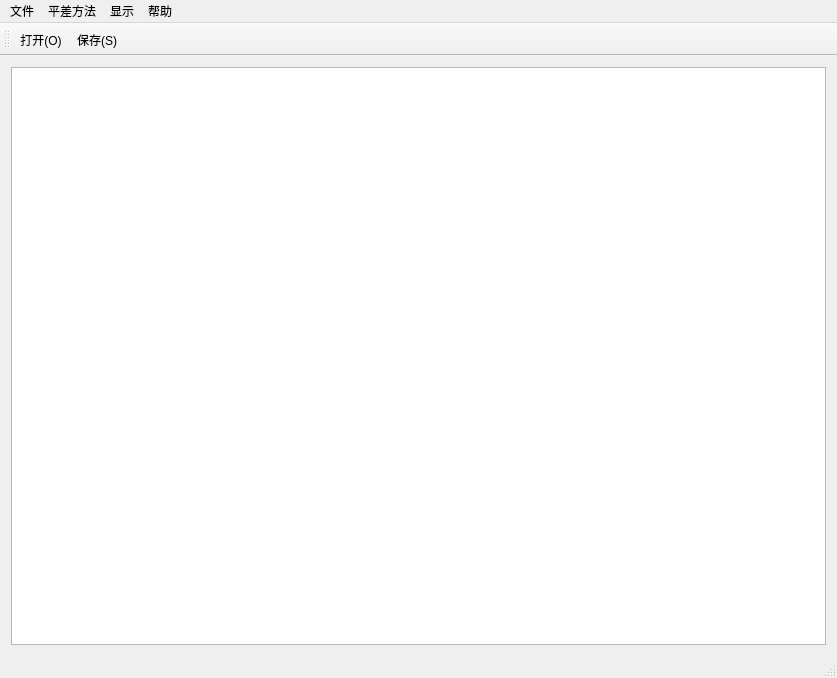
<?xml version="1.0" encoding="UTF-8"?>
<ui version="4.0">
 <class>balancing_programmClass</class>
 <widget class="QMainWindow" name="balancing_programmClass">
  <property name="geometry">
   <rect>
    <x>0</x>
    <y>0</y>
    <width>837</width>
    <height>678</height>
   </rect>
  </property>
  <property name="windowTitle">
   <string>水准网平差程序</string>
  </property>
  <widget class="QWidget" name="centralWidget">
   <layout class="QHBoxLayout" name="horizontalLayout">
    <item>
     <widget class="QTableWidget" name="tableWidget"/>
    </item>
   </layout>
  </widget>
  <widget class="QMenuBar" name="menuBar">
   <property name="geometry">
    <rect>
     <x>0</x>
     <y>0</y>
     <width>837</width>
     <height>26</height>
    </rect>
   </property>
   <widget class="QMenu" name="file">
    <property name="title">
     <string>文件</string>
    </property>
    <addaction name="action_open"/>
    <addaction name="separator"/>
    <addaction name="action_save"/>
    <addaction name="separator"/>
    <addaction name="action_close"/>
   </widget>
   <widget class="QMenu" name="method">
    <property name="title">
     <string>平差方法</string>
    </property>
    <addaction name="actioncod_adjust"/>
    <addaction name="separator"/>
    <addaction name="actionird_adjust"/>
   </widget>
   <widget class="QMenu" name="display">
    <property name="title">
     <string>显示</string>
    </property>
    <addaction name="actionori_data"/>
    <addaction name="separator"/>
    <addaction name="actionleve_network"/>
    <addaction name="separator"/>
    <addaction name="action_result"/>
   </widget>
   <widget class="QMenu" name="help">
    <property name="title">
     <string>帮助</string>
    </property>
    <addaction name="actionhelp"/>
   </widget>
   <addaction name="file"/>
   <addaction name="method"/>
   <addaction name="display"/>
   <addaction name="help"/>
  </widget>
  <widget class="QToolBar" name="mainToolBar">
   <attribute name="toolBarArea">
    <enum>TopToolBarArea</enum>
   </attribute>
   <attribute name="toolBarBreak">
    <bool>false</bool>
   </attribute>
   <addaction name="action_open"/>
   <addaction name="action_save"/>
  </widget>
  <widget class="QStatusBar" name="statusBar"/>
  <action name="action_open">
   <property name="icon">
    <iconset resource="balancing_programm.qrc">
     <normaloff>:/Images/打开.png</normaloff>:/Images/打开.png</iconset>
   </property>
   <property name="text">
    <string>打开(&amp;O)</string>
   </property>
   <property name="iconVisibleInMenu">
    <bool>true</bool>
   </property>
   <property name="shortcutVisibleInContextMenu">
    <bool>false</bool>
   </property>
  </action>
  <action name="action_save">
   <property name="icon">
    <iconset resource="balancing_programm.qrc">
     <normaloff>:/Images/保存.png</normaloff>:/Images/保存.png</iconset>
   </property>
   <property name="text">
    <string>保存(&amp;S)</string>
   </property>
  </action>
  <action name="actioncod_adjust">
   <property name="text">
    <string>条件平差</string>
   </property>
  </action>
  <action name="actionird_adjust">
   <property name="text">
    <string>间接平差</string>
   </property>
  </action>
  <action name="actionori_data">
   <property name="text">
    <string>原始数据</string>
   </property>
  </action>
  <action name="actionleve_network">
   <property name="text">
    <string>水准网</string>
   </property>
  </action>
  <action name="actionresult">
   <property name="text">
    <string>平差结果</string>
   </property>
  </action>
  <action name="actionhelp">
   <property name="text">
    <string>帮助文档</string>
   </property>
  </action>
  <action name="action_close">
   <property name="text">
    <string>关闭</string>
   </property>
  </action>
  <action name="action_result">
   <property name="text">
    <string>显示结果</string>
   </property>
  </action>
 </widget>
 <layoutdefault spacing="6" margin="11"/>
 <resources>
  <include location="balancing_programm.qrc"/>
 </resources>
 <connections/>
</ui>
